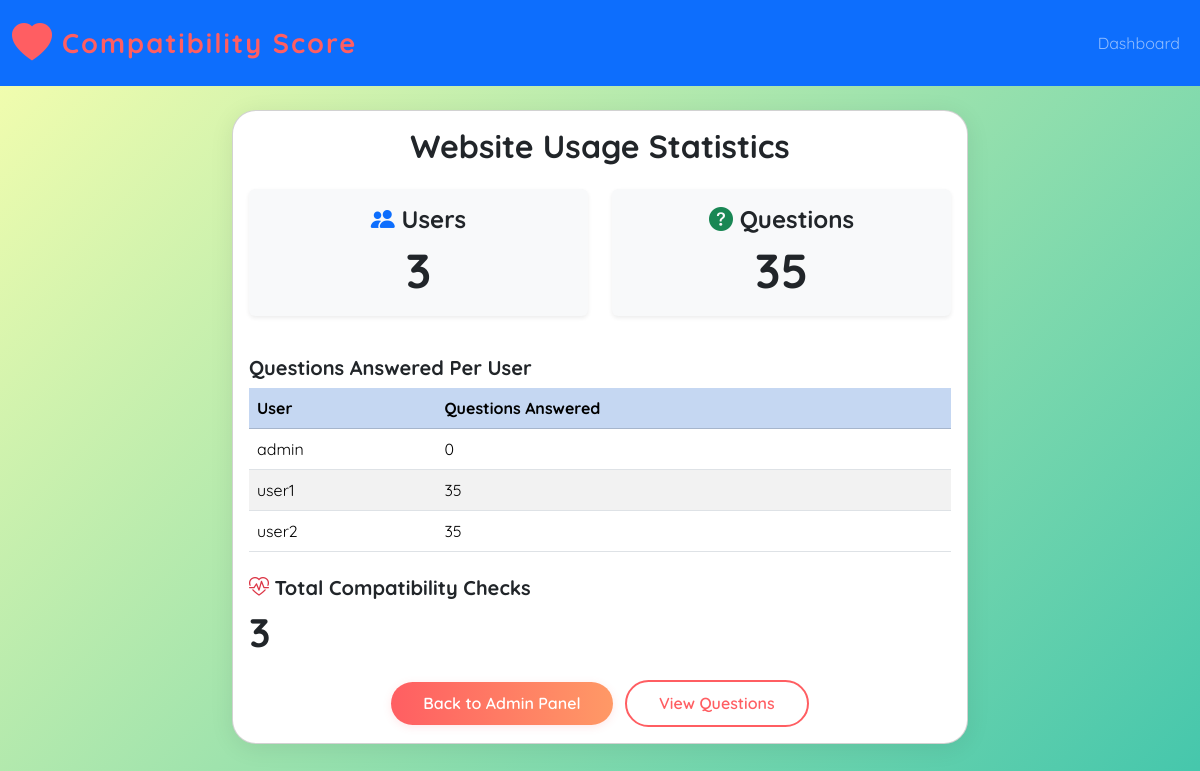
Page /admin/stats (signed in) on the committed database.
### app.py (models this page shows)
class User(db.Model, UserMixin):
    id = db.Column(db.Integer, primary_key=True)
    username = db.Column(db.String(150), unique=True, nullable=False)
    password_hash = db.Column(db.String(128), nullable=False)
    is_admin = db.Column(db.Boolean, default=False)
    signup_date = db.Column(db.DateTime, server_default=db.func.now())
    name = db.Column(db.String(150), nullable=False)
    date_of_birth = db.Column(db.Date, nullable=False)
    sex = db.Column(db.String(20), nullable=False)
    city = db.Column(db.String(100), nullable=False)
    email = db.Column(db.String(150), unique=True, nullable=False)
    intro = db.Column(db.Text, nullable=True)

### app.py (the view)
@app.route('/admin/stats')
@login_required
def admin_stats():
    if not current_user.is_admin:
        flash('Admin access required.', 'danger')
        return redirect(url_for('dashboard'))
    user_count = User.query.count()
    users = User.query.all()
    questions = Question.query.count()
    answers_per_user = {u.username: len(u.responses) for u in users}
    total_checks = CompatibilityLog.query.count()
    return render_template('admin_stats.html', user_count=user_count, questions=questions, answers_per_user=answers_per_user, total_checks=total_checks)

### app.py (called while the page is built)
@login_manager.user_loader
def load_user(user_id):
    return User.query.get(int(user_id))

### templates/admin_stats.html (shortened to what this page needs)
<!DOCTYPE html>
<html lang="en">
<head>
    <link href="https://cdn.jsdelivr.net/npm/bootstrap@5.3.2/dist/css/bootstrap.min.css" rel="stylesheet">
    <link href="https://cdn.jsdelivr.net/npm/bootstrap-icons@1.11.3/font/bootstrap-icons.css" rel="stylesheet">
    <link rel="stylesheet" href="{{ url_for('static', filename='style.css') }}">
</head>
<body>
<nav class="navbar navbar-expand-lg navbar-dark bg-primary mb-4">
  <div class="container-fluid">
    <a class="navbar-brand d-flex align-items-center" href="{{ url_for('home') }}">
      <i class="bi bi-heart-fill quirky-heart me-2"></i> Compatibility Score
    </a>
    <div class="collapse navbar-collapse" id="navbarNav">
      <ul class="navbar-nav ms-auto">
        <li class="nav-item"><a class="nav-link" href="{{ url_for('dashboard') }}">Dashboard</a></li>
      </ul>
    </div>
  </div>
</nav>
<div class="container mt-4">
    <div class="row justify-content-center">
        <div class="col-lg-8">
            <div class="card" style="max-width: 900px; margin: 0 auto;">
                <div class="card-body">
                    <h2 class="card-title mb-4 text-center">Website Usage Statistics</h2>
                    <div class="row mb-4">
                        <div class="col-md-6 mb-3">
                            <div class="p-3 bg-light rounded shadow-sm text-center">
                                <h4><i class="bi bi-people-fill text-primary"></i> Users</h4>
                                <span class="display-5 fw-bold">{{ user_count }}</span>
                            </div>
                        </div>
                        <div class="col-md-6 mb-3">
                            <div class="p-3 bg-light rounded shadow-sm text-center">
                                <h4><i class="bi bi-question-circle-fill text-success"></i> Questions</h4>
                                <span class="display-5 fw-bold">{{ questions }}</span>
                            </div>
                        </div>
                    </div>
                    <div class="mb-4">
                        <h5>Questions Answered Per User</h5>
                        <table class="table table-striped table-hover align-middle">
                            <tr class="table-primary">
                                <th>User</th>
                                <th>Questions Answered</th>
                            </tr>
                            {% for username, count in answers_per_user.items() %}
                            <tr>
                                <td>{{ username }}</td>
                                <td>{{ count }}</td>
                            </tr>
                            {% endfor %}
                        </table>
                    </div>
                    <div class="mb-4">
                        <h5><i class="bi bi-heart-pulse text-danger"></i> Total Compatibility Checks</h5>
                        <span class="display-6 fw-bold">{{ total_checks }}</span>
                    </div>
                    <div class="text-center mt-4">
                        <a href="{{ url_for('admin_panel') }}" class="btn btn-fancy">Back to Admin Panel</a>
                        <a href="{{ url_for('admin_questions') }}" class="btn btn-outline-fancy ms-2">View Questions</a>
                    </div>
                </div>
            </div>
        </div>
    </div>
</div>
</body>
</html>

### static/style.css (style rules this page uses)
body { font-family: 'Quicksand', Arial, sans-serif; background: linear-gradient(135deg, #f8ffae 0%, #43c6ac 100%); min-height: 100vh; }
.navbar-brand { font-weight: 700; letter-spacing: 2px; font-size: 1.7rem; color: #ff5e62 !important; }
.card { border-radius: 1.5rem; box-shadow: 0 4px 24px 0 rgba(0,0,0,0.08); }
.btn-fancy { background: linear-gradient(90deg, #ff5e62 0%, #ff9966 100%); color: #fff; border: none; border-radius: 2rem; font-weight: 600; padding: 0.6rem 2rem; transition: transform 0.2s, box-shadow 0.2s; box-shadow: 0 2px 8px 0 rgba(255,94,98,0.15); }
.btn-outline-fancy { border: 2px solid #ff5e62; color: #ff5e62; background: transparent; border-radius: 2rem; font-weight: 600; padding: 0.6rem 2rem; transition: background 0.2s, color 0.2s; }
h1, h2, h3, h4, h5 { font-family: 'Quicksand', Arial, sans-serif; font-weight: 700; }
.quirky-heart { color: #ff5e62; font-size: 2.5rem; animation: pulse 1.2s infinite alternate; }

### rows in the picture
User: username "admin", count "0"
User: username "user1", count "35"
User: username "user2", count "35"

### other values in the picture
{{ user_count }} "3"
{{ questions }} "35"
{{ total_checks }} "3"
